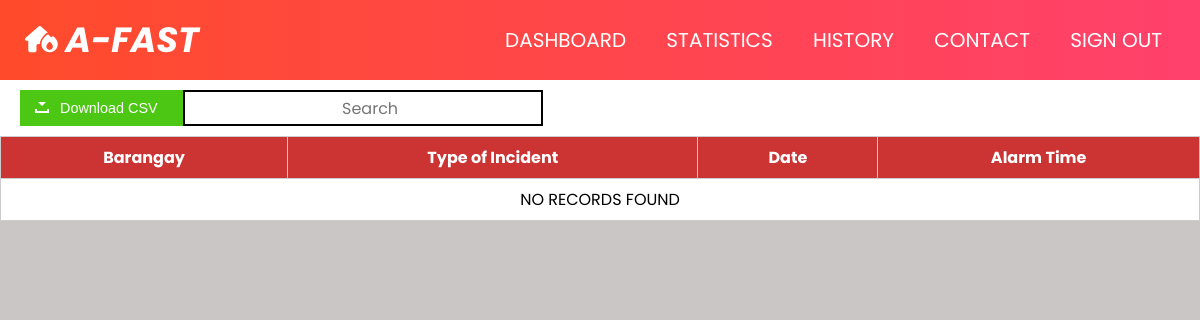
The page /dashboard/history.php (signed in) on the database as committed earlier.
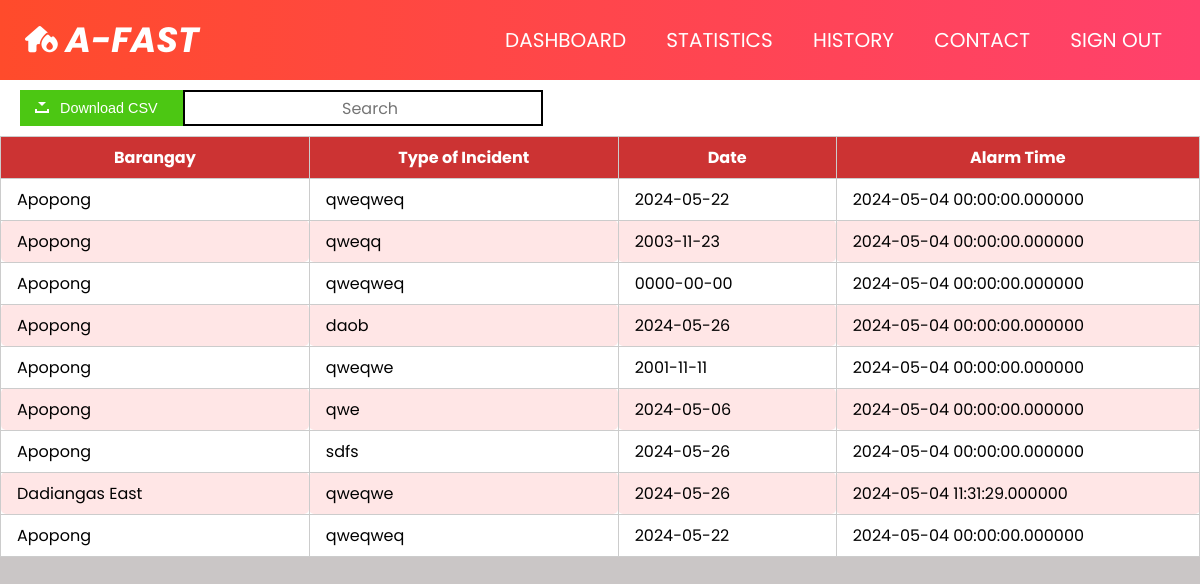
The same page on the database as committed later.
### tables this page shows
CREATE TABLE `report` (
  `incident_no` int(255) NOT NULL,
  `barangay_no` int(255) NOT NULL,
  `date` date NOT NULL,
  `alarm_time` datetime(6) NOT NULL,
  `building_address` varchar(255) NOT NULL,
  `type_of_incident` varchar(255) NOT NULL
);

CREATE TABLE `barangay` (
  `barangay_code` int(255) NOT NULL,
  `barangay_name` varchar(255) NOT NULL
);

### dashboard/history.php (the view, shortened to what this page needs)
<html lang="en" dir="ltr">
<head>
  <link rel="stylesheet" href="./css/style.css" />
  <link rel="stylesheet" href="./css/history.css" />
  <link rel="stylesheet" href="https://cdn.jsdelivr.net/npm/sweetalert2@11.10.5/dist/sweetalert2.min.css" />
  <link rel="stylesheet" href="https://unpkg.com/leaflet/dist/leaflet.css" />
  <link rel="stylesheet" href="https://cdn.jsdelivr.net/npm/@fortawesome/fontawesome-free@6.4.2/css/all.min.css" />
</head>
<body>
  <?php include "navBar.php"; ?>
  <div class="buttons">
    <div style="display: flex; align-items: center;">
      <button id="exportButton" class="print" onclick="downloadFilteredTableAsCSV()">Download CSV</button>
      <input id="searchInput" class="search-input" oninput="filterTable()" placeholder="Search">
    </div>
  </div>
  <section class="charts">
    <div class="history" style="height:79vh; overflow: auto;">
      <table id="dataTable">
        <thead id="thead">
            <th>Barangay</th>
            <th>Type of Incident</th>
            <th>Date</th>
            <th>Alarm Time</th>
        </thead>
        <tbody><?php
        include "db/connection.php";
        $sql = "SELECT
                        i.*,
                        b.barangay_name
                    FROM
                        report AS i
                    JOIN
                        barangay AS b ON i.barangay_no = b.barangay_code";
        $result = $conn->query($sql);
        if ($result) {
          if ($result->num_rows > 0) {
            while ($row = $result->fetch_assoc()) {
              echo "<tr class='row-link' data-incident-no='" . $row["incident_no"] . "'>";
              echo "<td style='width: 17%;'>" . $row["barangay_name"] . "</td>";
              echo "<td style='width: 17%;'>" . $row["type_of_incident"] . "</td>";
              echo "<td style='width: 12%;'>" . $row["date"] . "</td>";
              echo "<td style='width: 20%;'>" . $row["alarm_time"] . "</td>";
              echo "</tr>";
            }
          } else {
            echo "<tr><td colspan='4' style='text-align: center;'>NO RECORDS FOUND</td></tr>";
          }
        } else {
          echo "Error: " . $conn->error;
          echo "<br>Query: " . $sql;
        }
        ?>
        </tbody>
      </table>
    </div>
  </section>
</body>
</html>

### dashboard/navBar.php (shortened to what this page needs)
<link rel="stylesheet" href="https://cdn.jsdelivr.net/npm/sweetalert2@11.10.5/dist/sweetalert2.min.css">
<link rel="stylesheet" href="./css/style.css" />
<nav>
    <label class="logo"><i class="fa-solid fa-house-fire fa-xs"></i> <span style="font-style: italic;">A-FAST</span></label>
    <ul>
        <li><a href="home.php">Dashboard</a></li>
        <li><a href="statistics.php">Statistics</a></li>
        <li><a href="history.php">History</a></li>
        <li><a href="contact.php">Contact</a></li>
        <li><a href="#" onclick="return confirmLogout();"> Sign Out </a></li>
    </ul>
</nav>

### dashboard/css/style.css (style rules this page uses)
* { padding: 0; margin: 0; text-decoration: none; list-style: none; box-sizing: border-box; font-family: "Poppins", sans-serif; }
body { background-color: rgb(202, 198, 198); font-family: montserrat; }
.charts { display: flex; flex-wrap: wrap; justify-content: center; align-items: center; }
nav { background: #ff416c; background: -webkit-linear-gradient(to right, #ff4b2b, #ff416c); background: linear-gradient(to right, #ff4b2b, #ff416c); background-repeat: no-repeat; background-size: cover; background-position: 0 0; height: 80px; width: 100%; }
label.logo { color: white; font-size: 35px; line-height: 80px; padding: 0 25px; font-weight: bold; }
nav ul { float: right; margin-right: 20px; }
nav ul li { display: inline-block; line-height: 80px; margin: 0 5px; }
nav ul li a { color: white; font-size: 20px; padding: 7px 13px; border-radius: 3px; text-transform: uppercase; }
table { margin: auto; }
td { font-size: medium; border-color: black; border: 1px solid; border-radius: 5px; padding: 10px; }
.buttons { padding-top: 10px; padding-bottom: 10px; width: 100%; background-color: white; }
.print { margin-left: 20px; display: inline-block; position: relative; padding: 10px 25px; background-color: #4cc713; color: white; font-family: sans-serif; text-decoration: none; font-size: 0.9em; text-align: center; text-indent: 15px; border: none; }
.print:before, .print:after { content: " "; display: block; position: absolute; left: 15px; top: 52%; }
.print:before { width: 10px; height: 2px; border-style: solid; border-width: 0 2px 2px; }
.print:after { width: 0; height: 0; margin-left: 3px; margin-top: -7px; border-style: solid; border-width: 4px 4px 0 4px; border-color: transparent; border-top-color: inherit; animation: downloadArrow 1s linear infinite; }
.history { height: 77.9vh; width: 100%; }
.history thead th { position: sticky; top: 0px; }
table { border-collapse: collapse; width: 100%; background-color: white; }
th, td { padding: 8px 16px; border: 1px solid #ccc; }
.search-input { display: inline-block; position: relative; padding: 10px 20px; text-decoration: none; text-align: center; text-indent: 15px; border: #000 solid; height: 36px; border-width: 2px; font-family: "Poppins", sans-serif; font-size: medium; }

### dashboard/history.php (style rules this page uses)
th { background-color: #cc3333; color: #fff; }
tr:nth-child(even) { background-color: #ffe6e6; }
tr:nth-child(odd) { background-color: #fff; }
.row-link { cursor: pointer; }

Rows that differ between the two databases and show on the page:
added report: barangay.barangay_name "Apopong", type_of_incident "qweqweq", date "2024-05-22", alarm_time "2024-05-04 00:00:00.000000"
added report: barangay.barangay_name "Apopong", type_of_incident "qweqq", date "2003-11-23", alarm_time "2024-05-04 00:00:00.000000"
added report: barangay.barangay_name "Apopong", type_of_incident "qweqweq", date "0000-00-00", alarm_time "2024-05-04 00:00:00.000000"
added report: barangay.barangay_name "Apopong", type_of_incident "daob", date "2024-05-26", alarm_time "2024-05-04 00:00:00.000000"
added report: barangay.barangay_name "Apopong", type_of_incident "qweqwe", date "2001-11-11", alarm_time "2024-05-04 00:00:00.000000"
added report: barangay.barangay_name "Apopong", type_of_incident "qwe", date "2024-05-06", alarm_time "2024-05-04 00:00:00.000000"
added report: barangay.barangay_name "Apopong", type_of_incident "sdfs", date "2024-05-26", alarm_time "2024-05-04 00:00:00.000000"
added report: barangay.barangay_name "Dadiangas East", type_of_incident "qweqwe", date "2024-05-26", alarm_time "2024-05-04 11:31:29.000000"
added report: barangay.barangay_name "Apopong", type_of_incident "qweqweq", date "2024-05-22", alarm_time "2024-05-04 00:00:00.000000"
Other text that changed with them:
text no longer shown: "NO RECORDS FOUND"
